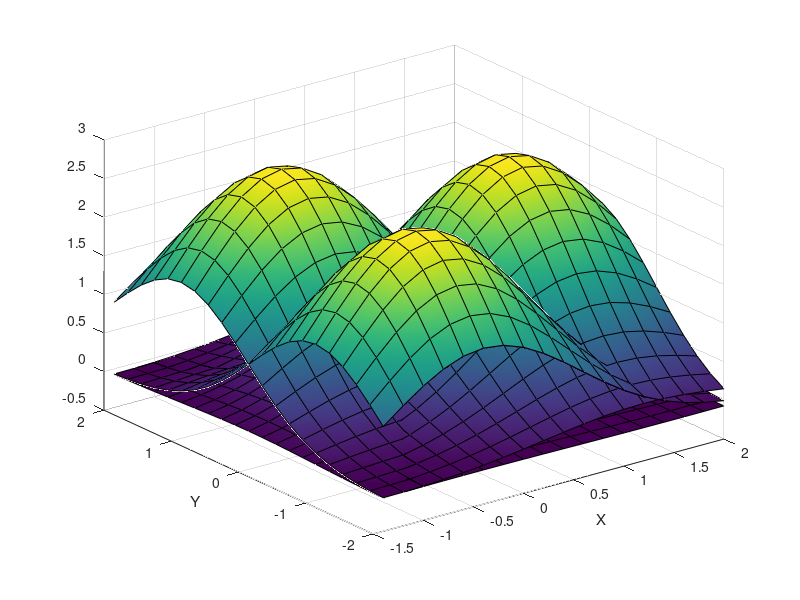
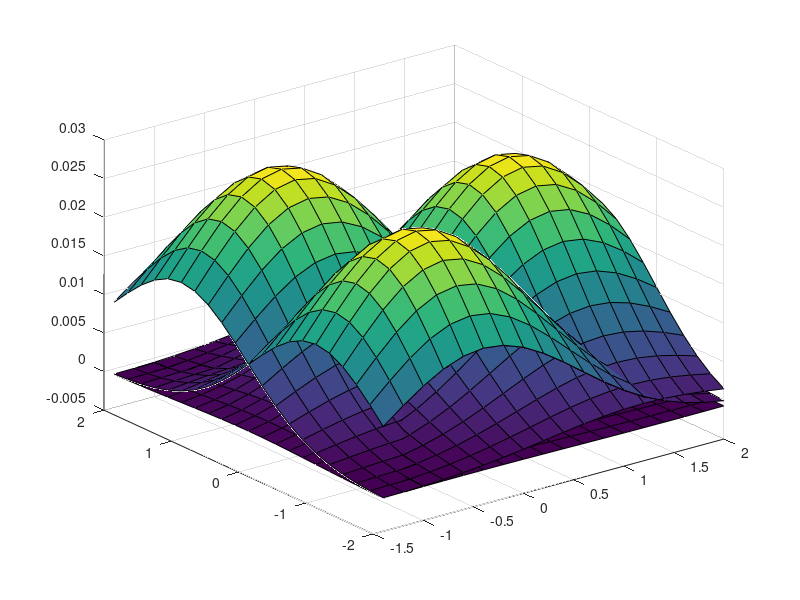
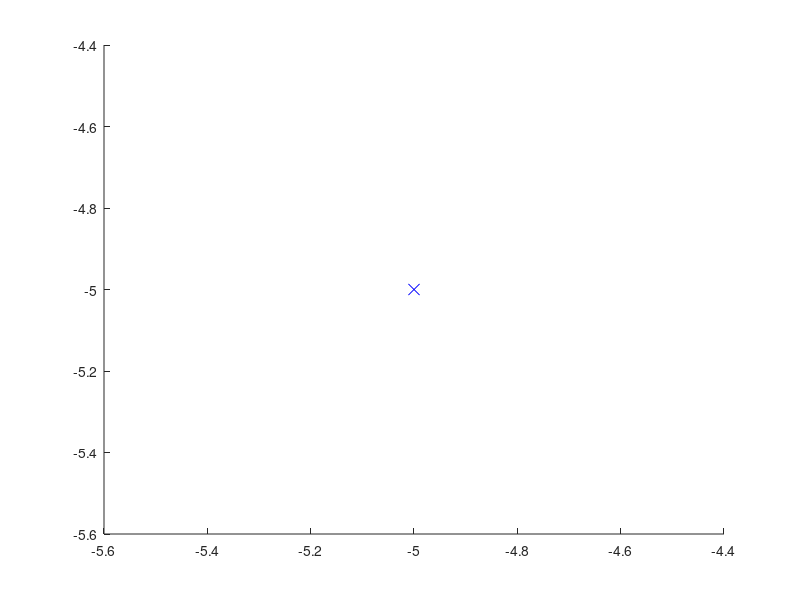

Reproduce these figures in MATLAB, in order. (Note: this script raises an error after producing the figures.)
clear 
load('mutual3.mat')
clear P1 P2
R1 = 50e-3/2 ; %Meter
R = 1;
C1 = [ - R /2 ; +R ; 0 ];
C2 = [ - R /2 ; -R ; 0 ];
C3 = [1.7*R - R /2 ; 0 ; 0 ];
K = squeeze(K(1,:,:));
%%
D = -3:0.2:3;
figure
surf(D( D >= -1.5 & D <= 2),D(D >= -2 & D <= 2),K((D+C1(2)) >= -2 & (D+C1(2)) <= 2 , (D+C1(1)) >= -1.5 & (D+C1(1)) <= 2)*100,'FaceColor','interp');
xlabel('X')
ylabel('Y')
hold on 
surf(D( D >= -1.5 & D <= 2),D(D >= -2 & D <= 2),K((D+C2(2)) >= -2 & (D+C2(2)) <= 2 , (D+C2(1)) >= -1.5 & (D+C2(1)) <= 2)*100,'FaceColor','interp');
surf(D( D >= -1.5 & D <= 2),D(D >= -2 & D <= 2),K((D+C3(2)) >= -2 & (D+C3(2)) <= 2 , (D+C3(1)) >= -1.5 & (D+C3(1)) <= 2)*100,'FaceColor','interp');
%%
rangeX = D( D >= -1.5 & D <= 2);
rangeY = D(D >= -2 & D <= 2);
K1 = K((D+C1(2)) >= -2 & (D+C1(2)) <= 2 , (D+C1(1)) >= -1.5 & (D+C1(1)) <= 2) ; 
K2 = K((D+C2(2)) >= -2 & (D+C2(2)) <= 2 , (D+C2(1)) >= -1.5 & (D+C2(1)) <= 2) ; 
K3 = K((D+C3(2)) >= -2 & (D+C3(2)) <= 2 , (D+C3(1)) >= -1.5 & (D+C3(1)) <= 2) ; 
figure
surf(rangeX , rangeY , K1);
hold on 
surf(rangeX , rangeY , K2);
surf(rangeX , rangeY , K3);
%% FOM
n = sqrt(L2/L1);
Rs = 1;
RL = 500;
Vs = 1;
power = zeros([ 7,size(K1)]);
P1 = (K1/n).^2*RL ./ (Rs + (K1/n).^2*RL).^2 * Vs^2;
P2 = (K2/n).^2*RL ./ (Rs + (K2/n).^2*RL).^2 * Vs^2;
P3 = (K3/n).^2*RL ./ (Rs + (K3/n).^2*RL).^2 * Vs^2;
power(1,:,:) = P1;
power(2,:,:) = P2;
power(3,:,:) = P3;
power(4,:,:) = ( sqrt(P1).*sign(K1) +  sqrt(P2).*sign(K2) ).^2;
power(5,:,:) = ( sqrt(P1).*sign(K1) +  sqrt(P3).*sign(K3) ).^2;
power(6,:,:) = ( sqrt(P2).*sign(K2) +  sqrt(P3).*sign(K3) ).^2;
power(7,:,:) = ( sqrt(P1).*sign(K1) +  sqrt(P2).*sign(K2) + sqrt(P3).*sign(K3) ).^2;

effi = zeros([ 7,size(K1)]);
e1 = (K1/n).^2*RL ./ (Rs + (K1/n).^2*RL);
e2 = (K2/n).^2*RL ./ (Rs + (K2/n).^2*RL);
e3 = (K3/n).^2*RL ./ (Rs + (K3/n).^2*RL);
effi(1,:,:) = e1;
effi(2,:,:) = e2;
effi(3,:,:) = e3;
effi(4,:,:) = ( sqrt(e1).*sign(K1) +  sqrt(e2).*sign(K2) ).^2/2;
effi(5,:,:) = ( sqrt(e1).*sign(K1) +  sqrt(e3).*sign(K3) ).^2/2;
effi(6,:,:) = ( sqrt(e2).*sign(K2) +  sqrt(e3).*sign(K3) ).^2/2;
effi(7,:,:) = ( sqrt(e1).*sign(K1) +  sqrt(e2).*sign(K2) +  sqrt(e3).*sign(K3) ).^2/3;
FOM = power .* effi;
% figure
% surf(rangeX , rangeY , squeeze(effi(4,:,:)));
% hold on 
% for i=5:6
%     surf(rangeX , rangeY , squeeze(effi(i,:,:)));
% end
marker_size = 8;
figure 
hold on
plot(-5,-5,'x','MarkerFaceColor','white','MarkerEdgeColor','blue','MarkerSize',marker_size)
plot(-5,-5,'O','MarkerFaceColor','white','MarkerEdgeColor','red','MarkerSize',marker_size)
plot(-5,-5,'*','MarkerFaceColor','white','MarkerEdgeColor','green','MarkerSize',marker_size)
for i = 1:length(rangeX)
   for j = 1:length(rangeY)
       [f , inx ] =max( effi(:,j , i));
       if  inx <= 3 
           mark = 'x';
           color = 'blue';
       elseif inx <= 6 && inx >= 4
           mark = 'O';
           color = 'red';
       else 
           mark = '*';
           color = 'green';
       end
       plot(rangeX(i),rangeY(j),mark,'MarkerFaceColor','white','MarkerEdgeColor',color,'MarkerSize',marker_size)
   end
end
axis equal
xlabel('X')
ylabel('Y')

xlim([-1.5 2])
ylim([-2 2])

t = 0:1e-3:2*pi;
C3 = [sqrt(3)*R - R /2 ; 0 ; 0 ];
coil1 = [R*cos(t)+C1(1); R*sin(t)+C1(2)];
coil2 = [R*cos(t)+C2(1); R*sin(t)+C2(2)];
coil3 = [R*cos(t)+C3(1); R*sin(t)+C3(2)];
plot(coil1(1,:),coil1(2,:),'black')
plot(coil2(1,:),coil2(2,:),'black')
plot(coil3(1,:),coil3(2,:),'black')
plot(C1(1),C1(2),'.','MarkerFaceColor','white','MarkerEdgeColor','black','MarkerSize',marker_size)
plot(C2(1),C2(2),'.','MarkerFaceColor','white','MarkerEdgeColor','black','MarkerSize',marker_size)
plot(C3(1),C3(2),'.','MarkerFaceColor','white','MarkerEdgeColor','black','MarkerSize',marker_size)
legend(["Single Transmitter" , "Dual transmitter inphase" , "Tripple transmitter inphase"],'Location','northeastoutside')
